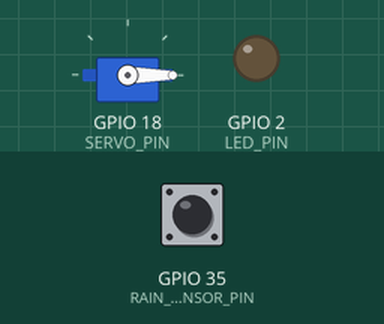
Recording of a sketch running on a simulated ESP32. On the bench: servo, output pins drawn as LEDs (lit = HIGH). Inputs (shaded band) come from the test bench; at power-on: GPIO 35 (RAIN_SENSOR_PIN) HIGH. What the sketch prints to the serial monitor is not drawn.

Above: at 1.2 s.
1.3 s: GPIO 35 (RAIN_SENSOR_PIN) driven LOW
At 2.1 s:
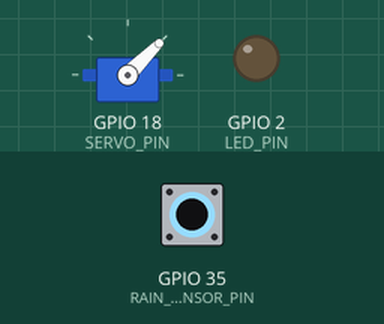
2.8 s: GPIO 35 (RAIN_SENSOR_PIN) driven HIGH
At 3.2 s:
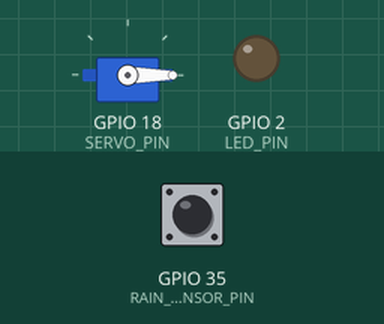
4.3 s: GPIO 35 (RAIN_SENSOR_PIN) pulsed LOW 2 times (0.12 s each, 0.3 s apart)
At 4.51 s:
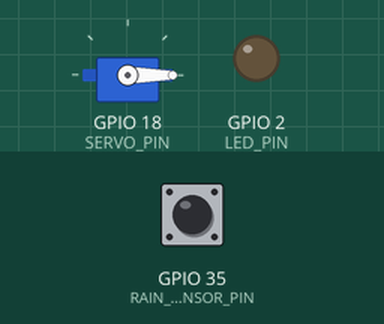
7.9 s: GPIO 35 (RAIN_SENSOR_PIN) pulsed LOW 2 times (0.12 s each, 0.3 s apart)
At 9.2 s:
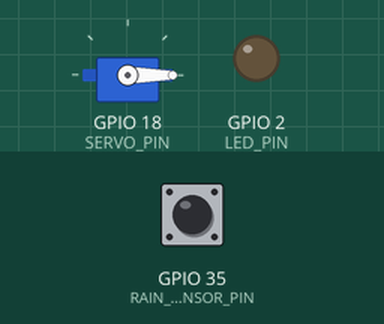
Timing chart, 0 to 10.9 s (numbered marks = the images above; inputs shaded):
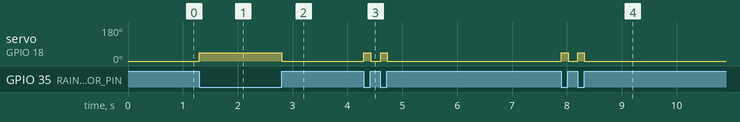

The sketch:

pt3.ino
```cpp
#include <WiFi.h>
#include <ESP32Servo.h>

// Pin
#define RAIN_SENSOR_PIN 35
#define SERVO_PIN 18
#define LED_PIN 2   // bisa diganti sesuai pin LED

Servo jemuranServo;

void setup() {
  Serial.begin(115200);

  pinMode(RAIN_SENSOR_PIN, INPUT);
  pinMode(LED_PIN, OUTPUT);

  jemuranServo.attach(SERVO_PIN);

  // Default posisi awal
  jemuranServo.write(0);
}

void loop() {

  int statusHujan = digitalRead(RAIN_SENSOR_PIN);

  // Jika tidak hujan → otomatis keluar (45 derajat)
  if (statusHujan == 0) {         // sesuaikan (kadang 0/1 tergantung sensor)
    jemuranServo.write(45);
    Serial.println("Cuaca Cerah, Jemuran dibuka.");
  }
  // Jika hujan → otomatis tutup (0 derajat)
  else if (statusHujan == 1) {    // sesuaikan (kadang 0/1 tergantung sensor)
    jemuranServo.write(0);
    Serial.println("Hujan terdeteksi! Jemuran ditutup.");
  }

}
```

Measured:
- after the input at 1.3 s, servo on GPIO 18 (SERVO_PIN): 0° → 45° at once
- after the input at 2.8 s, servo on GPIO 18 (SERVO_PIN): 45° → 0° at once
- after the input at 4.3 s, servo on GPIO 18 (SERVO_PIN): alternates 45° for 0.12 s and 0° for 0.18 s, 4 changes in all, then stays 0°, starting at once
- after the input at 7.9 s, servo on GPIO 18 (SERVO_PIN): alternates 45° for 0.12 s and 0° for 0.18 s, 4 changes in all, then stays 0°, starting at once
